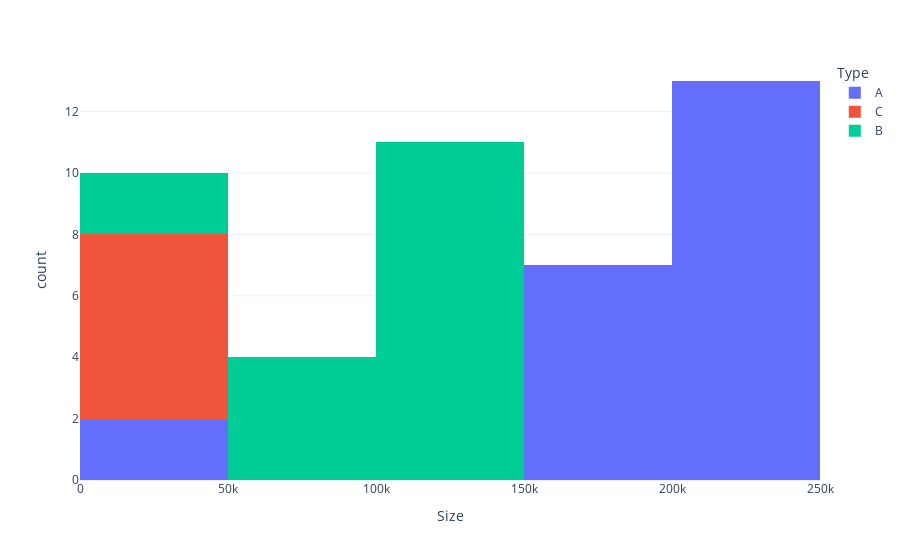

Here is the notebook cell this chart was saved with:
### Code cell
size_Dist = px.histogram(byStore, x="Size", color='Type')

size_Dist.show()

### Figure 1 — Plotly figure (JSON) as saved in the notebook; plotly's stock layout.template omitted (floating-point values rounded to 4 significant figures)
{"data": [{"alignmentgroup": "True", "bingroup": "x", "hovertemplate": "Type=A<br>Size=%{x}<br>count=%{y}<extra></extra>", "legendgroup": "A", "marker": {"color": "#636efa"}, "name": "A", "offsetgroup": "A", "orientation": "v", "showlegend": true, "type": "histogram", "x": [39690, 39910, 155078, 155083, 158114, 152513, 203007, 196321, 206302, 207499, 203819, 203750, 203819, 184109, 151315, 202505, 204184, 202307, 219622, 200898, 205863, 203742], "xaxis": "x", "yaxis": "y"}, {"alignmentgroup": "True", "bingroup": "x", "hovertemplate": "Type=C<br>Size=%{x}<br>count=%{y}<extra></extra>", "legendgroup": "C", "marker": {"color": "#EF553B"}, "name": "C", "offsetgroup": "C", "orientation": "v", "showlegend": true, "type": "histogram", "x": [39910, 39690, 42988, 39910, 39690, 41062], "xaxis": "x", "yaxis": "y"}, {"alignmentgroup": "True", "bingroup": "x", "hovertemplate": "Type=B<br>Size=%{x}<br>count=%{y}<extra></extra>", "legendgroup": "B", "marker": {"color": "#00cc96"}, "name": "B", "offsetgroup": "B", "orientation": "v", "showlegend": true, "type": "histogram", "x": [34875, 37392, 57197, 93638, 125833, 70713, 123737, 128107, 140167, 118221, 93188, 103681, 112238, 119557, 120653, 114533, 126512], "xaxis": "x", "yaxis": "y"}], "layout": {"barmode": "relative", "legend": {"title": {"text": "Type"}, "tracegroupgap": 0}, "margin": {"t": 60}, "xaxis": {"anchor": "y", "domain": [0, 1], "title": {"text": "Size"}}, "yaxis": {"anchor": "x", "domain": [0, 1], "title": {"text": "count"}}}}
